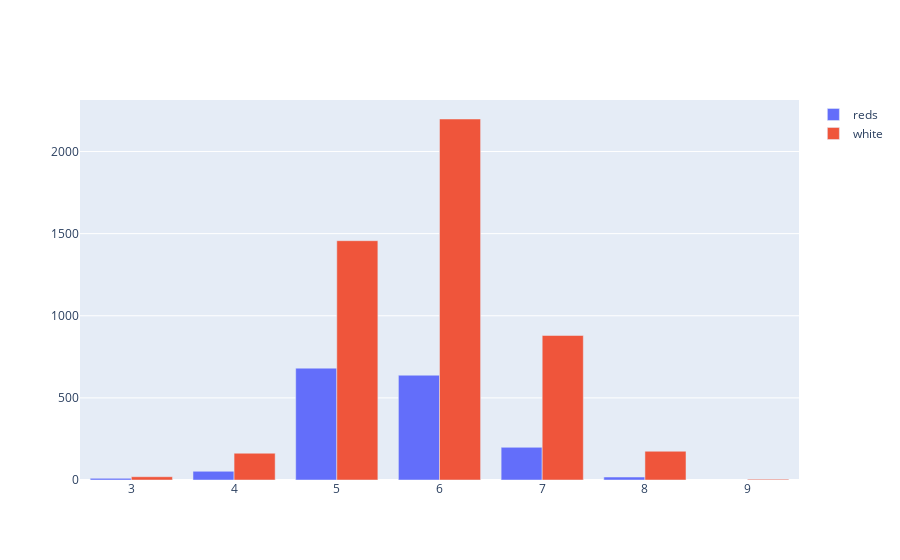

Source (notebook cell):
### Code cell
fig = go.Figure()
#getting the individual amounts of times the quality(lablels of the wine) appears in the dataset
quality_amounts_red = red_wine_data["quality"].groupby(red_wine_data["quality"]).count()
quality_amounts_white = white_wine_data["quality"].groupby(white_wine_data["quality"]).count()

#adding to a graph
fig.add_trace(go.Bar(x=quality_amounts_red.index,y=quality_amounts_red.values,name="reds"))
fig.add_trace(go.Bar(x=quality_amounts_white.index,y=quality_amounts_white.values,name="white"))

fig.show()

### Figure 1 — Plotly figure (JSON) as saved in the notebook; plotly's stock layout.template omitted (floating-point values rounded to 4 significant figures)
{"data": [{"name": "reds", "type": "bar", "x": [3, 4, 5, 6, 7, 8], "y": [10, 53, 681, 638, 199, 18]}, {"name": "white", "type": "bar", "x": [3, 4, 5, 6, 7, 8, 9], "y": [20, 163, 1457, 2198, 880, 175, 5]}], "layout": {}}
